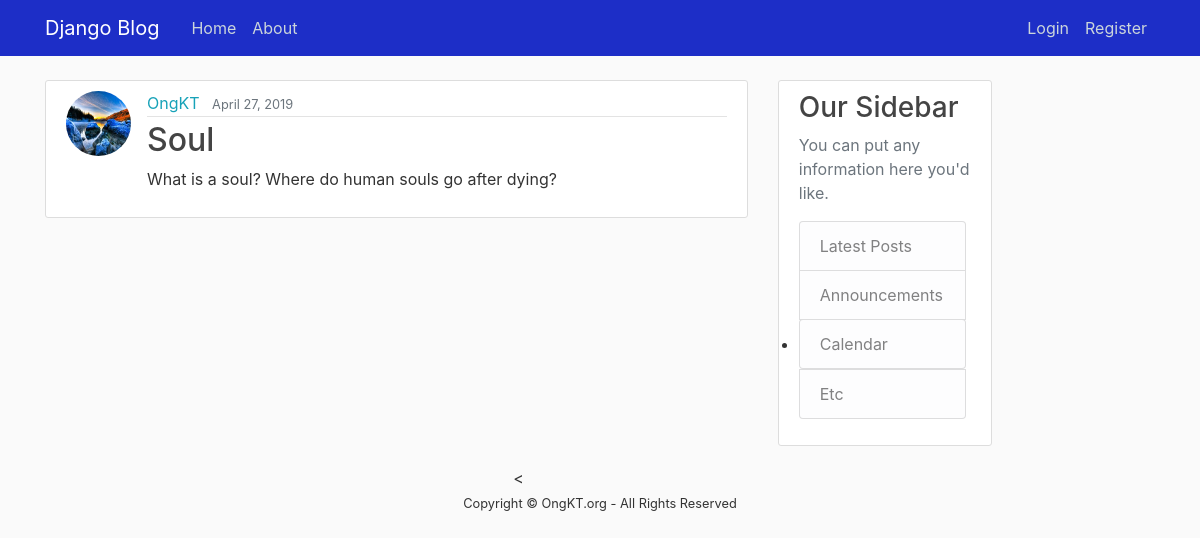
The page /post/13/ on the database its author committed.
### website/models.py (models this page shows, shortened)
class Post(models.Model):
	title = models.CharField(max_length=100)
	content = models.TextField()
	date_posted = models.DateTimeField(default=timezone.now)
	author = models.ForeignKey(User, on_delete=models.CASCADE)

### Users/models.py (models this page shows, shortened)
class Profile(models.Model):
	user = models.OneToOneField(User, on_delete=models.CASCADE)
	image = models.ImageField(default='default.jpg', upload_to='profile_pics')

### website/views.py (the view)
# urls.py: path('post/<int:pk>/', PostDetailView.as_view(), name='post-detail'),
class PostDetailView(DetailView):
	model = Post

### website/templates/website/post_detail.html (shortened to what this page needs)
{% extends "website/base.html" %}
{% block content %}
	<article class="media content-section">
    <img class="rounded-circle article-img" src="{{ object.author.profile.image.url }}">
  		<div class="media-body">
    		<div class="article-metadata">
      			<a class="mr-2" href="{% url 'user-posts' object.author.username %}">{{ object.author }}</a>
      			<small class="text-muted">{{ object.date_posted|date:"F d, Y"}}</small>
    		</div>
    		<h2 class="article-title">{{ object.title }}</h2>
    		<p class="article-content">{{ object.content }}</p>
  		</div>
	</article>
{% endblock %}

### website/static/website/main.css (style rules this page uses)
body { background: #fafafa; color: #333333; margin-top: 5rem; width: 100%; height: 100%; }
h1, h2, h3, h4, h5, h6 { color: #444444; }
.content-section { background: #ffffff; padding: 10px 20px; border: 1px solid #dddddd; border-radius: 3px; margin-bottom: 20px; }
.article-title { color: #444444; }
.article-content { white-space: pre-line; }
.article-img { height: 65px; width: 65px; margin-right: 16px; }
.article-metadata { padding-bottom: 1px; margin-bottom: 4px; border-bottom: 1px solid #e3e3e3 }
a { color: #17a2b8; }

### rows shown on the page
Post: author.profile.image (picture), author "OngKT", date_posted "April 27, 2019", title "Soul", content "What is a soul? Where do human souls go after dying?"
